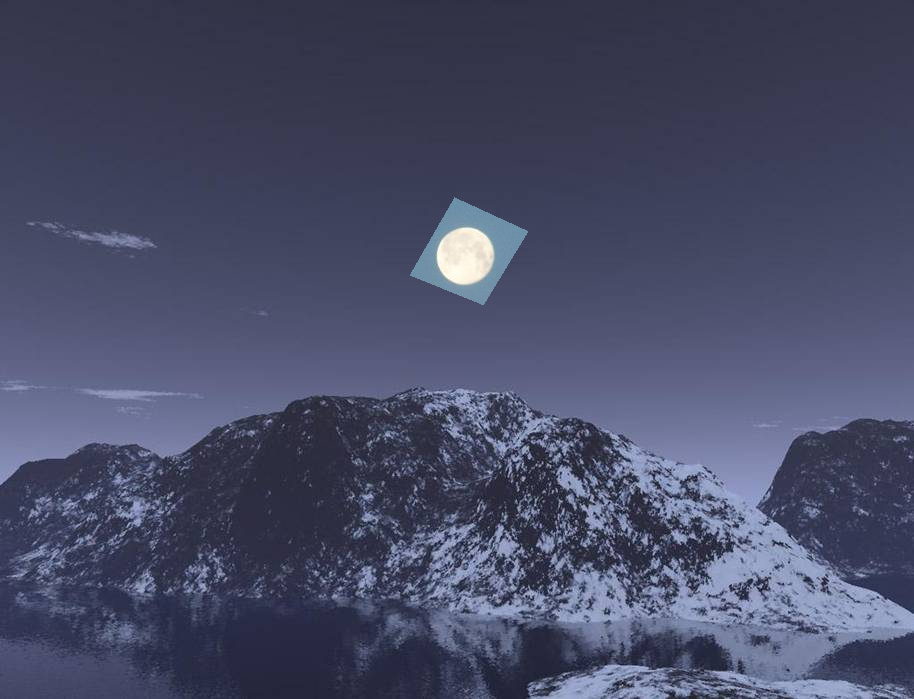
%> input picture source.tif, 914 x 699 px
$ octave --eval "result = get_tangent(rgb2gray(imread('../source.tif')));"   (GNU Octave 9; MATLAB toolbox functions it lacks are replaced by stand-ins)
%> lines starting %> are read from the running program, lines starting %| are printed output that depends on the picture
function [tx, ty, gmag_norm] = get_tangent(im)

%% gradient
sh = fspecial('sobel');
sv = sh';
gy = filter2(sh, im, 'same');
gx = filter2(sv, im, 'same');

% [4 lines of commented-out code are left out]


%% normalize gradient magnitude
gmag = sqrt(gx.^2+gy.^2);
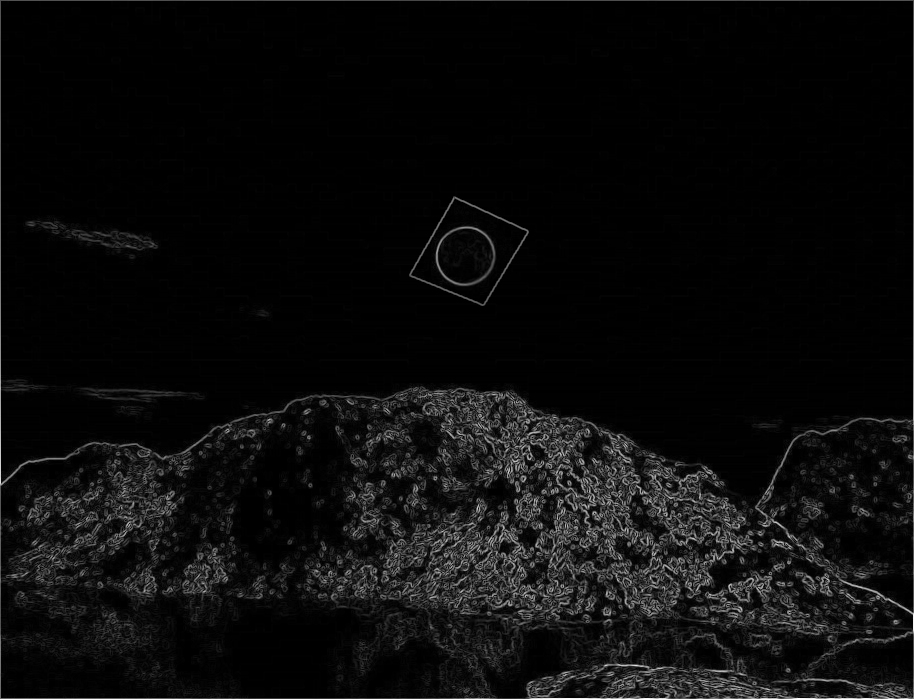
%> gmag: size 699x914 double; min 0, max 700.6, mean 33.4; drawn with min black and max white
gmag_norm = (gmag-mean(gmag(:)))./sqrt(var(gmag(:)));
gmag_norm = (gmag_norm-min(gmag_norm(:)))./(max(gmag_norm(:))-min(gmag_norm(:)));

%% initial tangent map
tx = -gy;
ty = gx;

tx(gy<0 & gx>0) = -tx(gy<0 & gx>0);
%> tx: size 699x914 double; min -698, max 616, mean -10.2
ty(gy<0 & gx>0) = -ty(gy<0 & gx>0);
%> ty: size 699x914 double; min -675, max 675, mean -9.2
tx(gy<0 & gx<0) = -tx(gy<0 & gx<0);
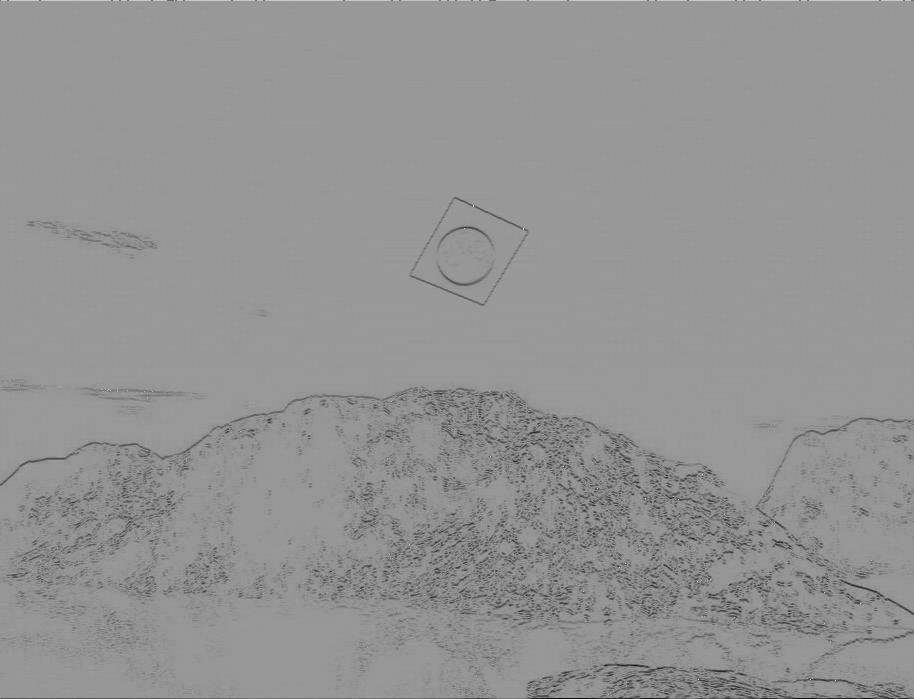
%> tx: size 699x914 double; min -698, max 472, mean -20.3; drawn with min black and max white
ty(gy<0 & gx<0) = -ty(gy<0 & gx<0);
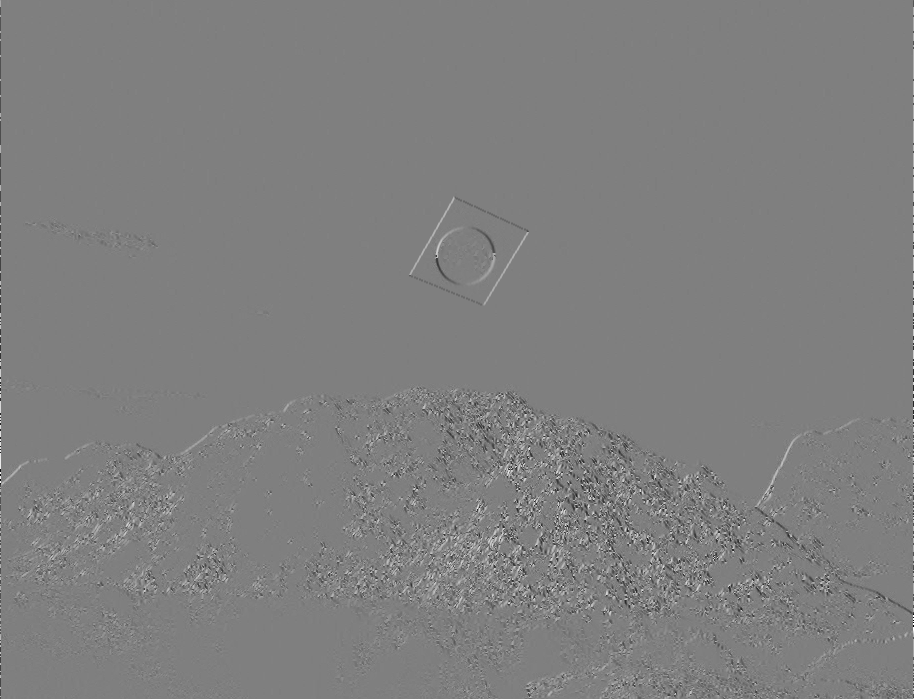
%> ty: size 699x914 double; min -675, max 675, mean 0.4; drawn with min black and max white

% ty((gy>0 & gx>0) | (gy<0 & gx<0)) = -ty(gy>0 & gx>0 | (gy<0 & gx<0));
% tx((gy>0 & gx<0) | (gy<0 & gx>0)) = -tx(gy>0 & gx<0 | (gy<0 & gx>0));
% tx(gx==0) = -tx(gx==0);

% normalize
tmag = sqrt(tx.^2+ty.^2);
tx = tx./tmag;
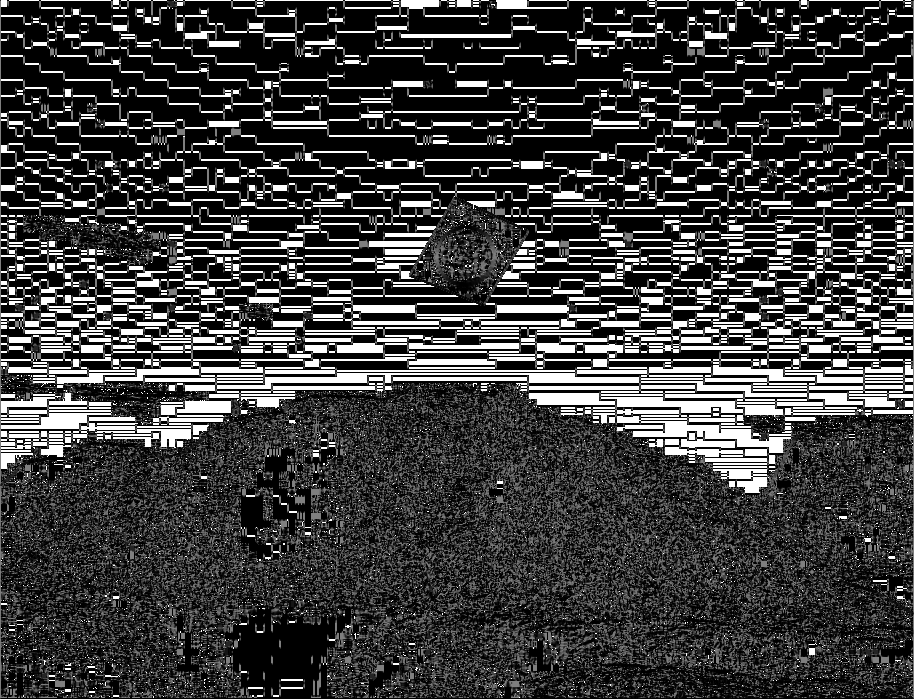
%> tx: size 699x914 double; 36.62% of the values are NaN or infinite; the others: min -1, max 1, mean -0.22; drawn with min black, max white, NaN and infinite black
ty = ty./tmag;
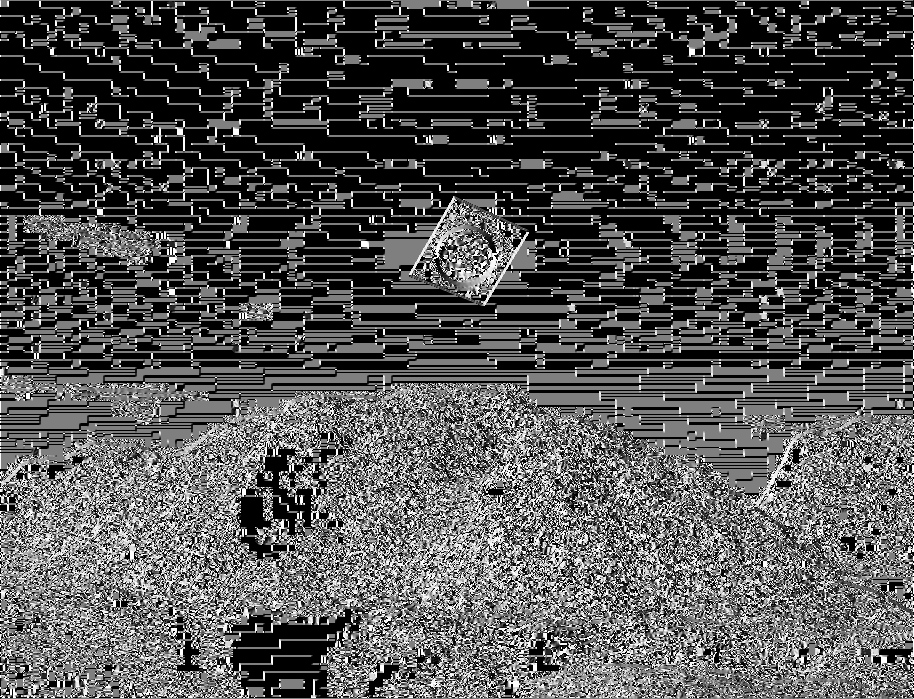
%> ty: size 699x914 double; 36.62% of the values are NaN or infinite; the others: min -1, max 1, mean 0.00327; drawn with min black, max white, NaN and infinite black
tx(tmag==0) = 0;
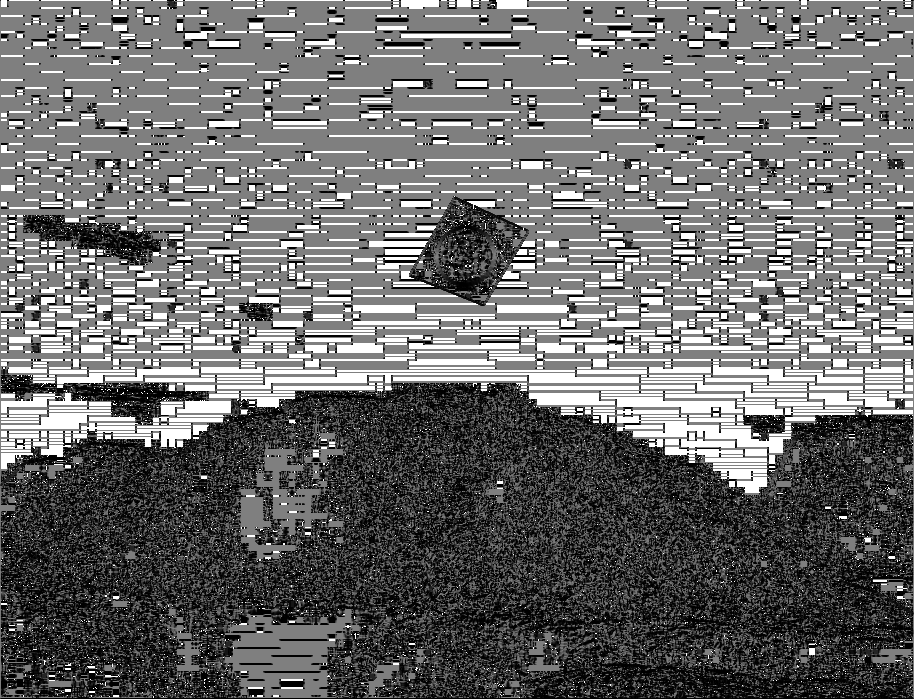
%> tx: size 699x914 double; min -1, max 1, mean -0.139; drawn with min black and max white
ty(tmag==0) = 0;
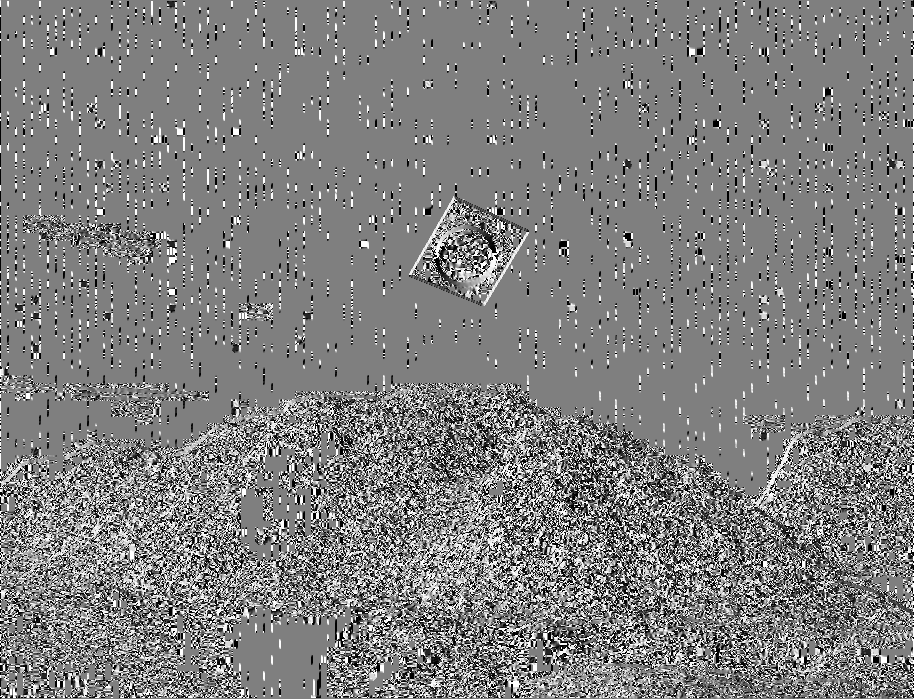
%> ty: size 699x914 double; min -1, max 1, mean 0.00207; drawn with min black and max white
